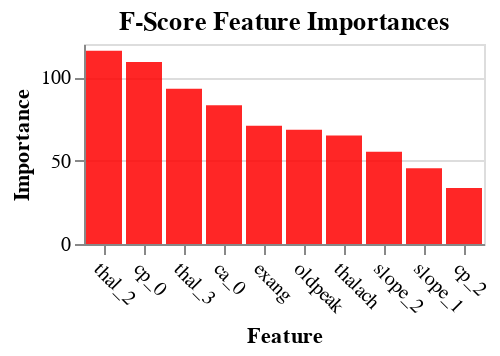

Notebook source saved alongside this figure:
### Code cell
plot_importance(best_Features_Fscore, fs_importance, "F-Score", "red")

### Figure 1 — Vega-Lite specification as saved in the notebook (floating-point values rounded to 4 significant figures)
{"config": {"view": {"continuousWidth": 400, "continuousHeight": 300}}, "data": {"name": "data-e2eea0bec51a2f12e7795f16fae3900a"}, "mark": {"type": "bar", "color": "red", "opacity": 0.85}, "encoding": {"x": {"type": "nominal", "axis": {"labelAngle": 45}, "field": "features", "sort": null, "title": "Feature"}, "y": {"type": "quantitative", "field": "importances", "title": "Importance"}}, "height": 100, "title": "F-Score Feature Importances", "width": 200, "$schema": "https://vega.github.io/schema/vega-lite/v4.0.2.json", "datasets": {"data-e2eea0bec51a2f12e7795f16fae3900a": [{"features": "thal_2", "importances": 115.9}, {"features": "cp_0", "importances": 109.2}, {"features": "thal_3", "importances": 93.14}, {"features": "ca_0", "importances": 83.31}, {"features": "exang", "importances": 70.95}, {"features": "oldpeak", "importances": 68.55}, {"features": "thalach", "importances": 65.12}, {"features": "slope_2", "importances": 55.33}, {"features": "slope_1", "importances": 45.41}, {"features": "cp_2", "importances": 33.57}]}}
